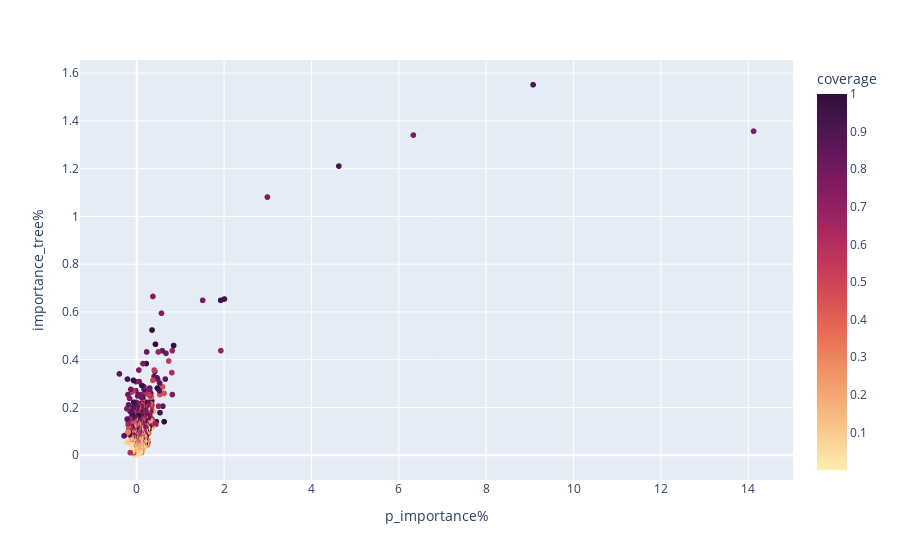

The notebook cell saved with this chart:
### Code cell
px.scatter(
    p_imp_df,
    x="p_importance%",
    y="importance_tree%",
    color="coverage",
    hover_data=["feature"],
    color_continuous_scale="matter",
)

### Figure 1 — Plotly figure (JSON) as saved in the notebook; plotly's stock layout.template omitted (floating-point values rounded to 4 significant figures; data arrays with more than 128 entries replaced by an {"elided": "..."} marker saying what was removed)
{"data": [{"customdata": {"elided": "2888x1 str values"}, "hovertemplate": "p_importance%=%{x}<br>importance_tree%=%{y}<br>feature=%{customdata[0]}<br>coverage=%{marker.color}<extra></extra>", "legendgroup": "", "marker": {"color": {"elided": "2888 float values"}, "coloraxis": "coloraxis", "symbol": "circle"}, "mode": "markers", "name": "", "showlegend": false, "type": "scattergl", "x": {"elided": "2888 float values"}, "xaxis": "x", "y": {"elided": "2888 float values"}, "yaxis": "y"}], "layout": {"coloraxis": {"colorbar": {"title": {"text": "coverage"}}, "colorscale": [[0, "rgb(253, 237, 176)"], [0.09091, "rgb(250, 205, 145)"], [0.1818, "rgb(246, 173, 119)"], [0.2727, "rgb(240, 142, 98)"], [0.3636, "rgb(231, 109, 84)"], [0.4545, "rgb(216, 80, 83)"], [0.5455, "rgb(195, 56, 90)"], [0.6364, "rgb(168, 40, 96)"], [0.7273, "rgb(138, 29, 99)"], [0.8182, "rgb(107, 24, 93)"], [0.9091, "rgb(76, 21, 80)"], [1, "rgb(47, 15, 61)"]]}, "legend": {"tracegroupgap": 0}, "margin": {"t": 60}, "xaxis": {"anchor": "y", "domain": [0, 1], "title": {"text": "p_importance%"}}, "yaxis": {"anchor": "x", "domain": [0, 1], "title": {"text": "importance_tree%"}}}}
